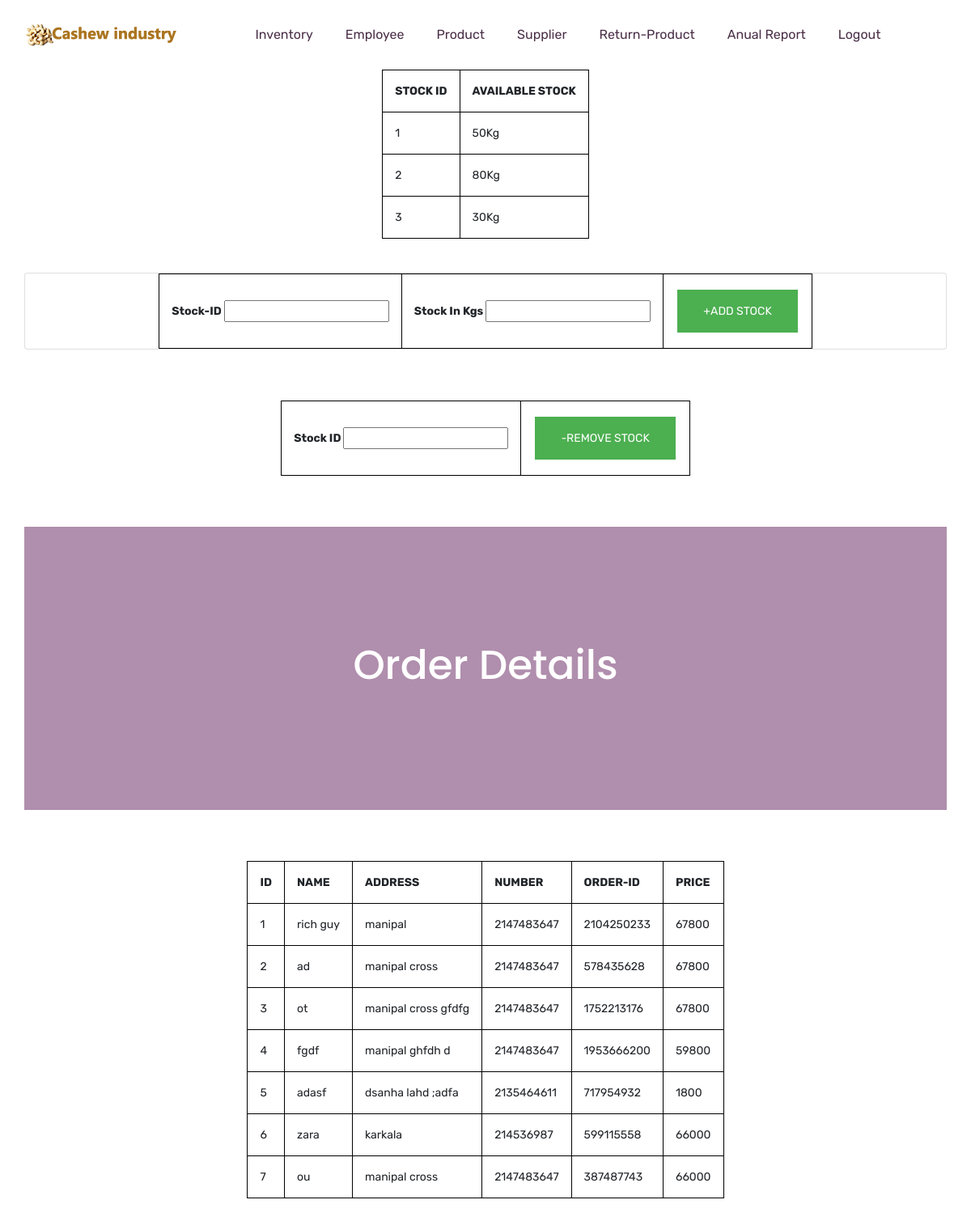
Page /admin/stock.php on the committed database.
### tables this page shows
CREATE TABLE `stock` (
  `st_pt_id` int(50) NOT NULL,
  `available_st` int(50) NOT NULL
);

CREATE TABLE `user` (
  `id` int(50) NOT NULL,
  `price` int(50) NOT NULL,
  `user_name` varchar(50) NOT NULL,
  `address` varchar(50) NOT NULL,
  `mobile` int(50) NOT NULL,
  `order_id` int(50) NOT NULL,
  `password` varchar(50) NOT NULL
);

### admin/stock.php (the view, shortened to what this page needs)
<!doctype html>
<html lang="zxx">
<head>
    <link rel="stylesheet" href="css/bootstrap.min.css">
    <link rel="stylesheet" href="css/animate.css">
    <link rel="stylesheet" href="css/owl.carousel.min.css">
    <link rel="stylesheet" href="css/all.css">
    <link rel="stylesheet" href="css/flaticon.css">
    <link rel="stylesheet" href="css/themify-icons.css">
    <link rel="stylesheet" href="css/magnific-popup.css">
    <link rel="stylesheet" href="css/slick.css">
    <link rel="stylesheet" href="css/style.css">
</head>
<body>
    <header class="main_menu home_menu">
        <div class="container">
            <div class="row align-items-center justify-content-center">
                <div class="col-lg-12">
                    <nav class="navbar navbar-expand-lg navbar-light">
                        <a class="navbar-brand" href="index.html"> <img src="img/logo.png" alt="logo"> </a>
                        <div class="collapse navbar-collapse main-menu-item" id="navbarSupportedContent">
                            <ul class="navbar-nav">
                                <li class="nav-item">
                                    <a class="nav-link" href="stock.php">Inventory</a>
                                </li>
                                <li class="nav-item">
                                    <a class="nav-link" href="employee.php">Employee</a>
                                </li>
                                <li class="nav-item">
                                    <a class="nav-link" href="product.php">Product</a>
                                </li>
                                <li class="nav-item">
                                    <a class="nav-link" href="report.php">Supplier</a>
                                </li>
                                <li class="nav-item">
                                    <a class="nav-link" href="return.php">Return-Product</a>
                                </li>
                                <li class="nav-item">
                                    <a class="nav-link" href="anual-report.php">Anual Report</a>
                                </li>
                                <li class="nav-item">
                                    <a class="nav-link" href="logout.php">Logout</a>
                                </li>
                            </ul>
                        </div>
                    </nav>
                </div>
            </div>
        </div>
    </header>
<?php
$servername = "localhost";
$username = "root";
$password = "";
$dbname = "project";
$conn = new mysqli($servername, $username, $password, $dbname);
$sql = "SELECT st_pt_id,available_st FROM stock";
$result = $conn->query($sql);
if ($result->num_rows > 0) {
   echo "<table class=center><tr><th>STOCK ID</th><th>AVAILABLE STOCK</th></tr>";
  while($row = $result->fetch_assoc()) {
    echo "<tr><td>".$row["st_pt_id"]."</td><td>".$row["available_st"]."Kg</td></tr>";
  }
  echo "</table>";
} else {
  echo "0 results";
}
?>
		<div class="container-fluid " >
			<div class="col-lg-12">
				<br />
				<br />
				<div class="card">
                        <form method = 'POST' action = 'add-stock.php'>
                <table class=center>
                        <tr><th>
		                Stock-ID
		                <input type="number" name="st_pt_id" >
		                </th><th>
                        Stock In Kgs
		                <input type="number" name="available_st" >
		                </th><th>
                        <input type="submit" name="stock" value="+ADD STOCK">
		                </th></tr>
                        </form>
                  </div>
                  <br>
                  <br>
                  <br>
                <form method = 'POST' action = 'remove-stock.php'>
                <table class=center>
                        <tr><th>
		                Stock ID
		                <input type="number" name="st_pt_id">
		                </th><th>
                        <input type="submit" name="rstock" value="-REMOVE STOCK">
		                </th></tr>
                        </form>
						<br>
                  <br>
                  <br>
             <section class="breadcrumb_part">
        <div class="container">
            <div class="row">
                <div class="col-lg-12">
                    <div class="breadcrumb_iner">
                        <h2>Order Details</h2>
                    </div>
                </div>
            </div>
        </div>
    </section>
	<br>
                  <br>
                  <br>
<?php
$servername = "localhost";
$username = "root";
$password = "";
$dbname = "project";
$conn = new mysqli($servername, $username, $password, $dbname);
$sql = "SELECT id, user_name,address,mobile,order_id,price FROM user";
$ch = $conn->query($sql);
if ($ch->num_rows > 0) {
   echo "<table class=center><tr><th>ID</th><th>NAME</th><th>ADDRESS</th><th>NUMBER</th><th>ORDER-ID</th><th>PRICE</th></tr>";
  while($row = $ch->fetch_assoc()) {
    echo "<tr><td>".$row["id"]."</td><td>".$row["user_name"]."</td><td> ".$row["address"]."</td><td> ".$row["mobile"]."</td><td> ".$row["order_id"]."</td><td> ".$row["price"]."</td></tr>";
  }
  echo "</table>";
} else {
  echo "0 results";
}
?>
<footer class="footer_part">
        <div class="footer_iner">
        </div>
    </footer>
</body>
</html>

### admin/stock.php (style rules this page uses)
table, th, td { border: 1px solid black; padding: 5px; }
table { border-spacing: 15px; }
.center { margin-left: auto; margin-right: auto; }
th, td { padding: 15px; }
input[type=submit] { background-color: #4CAF50; border: none; color: white; padding: 16px 32px; text-decoration: none; margin: 4px 2px; cursor: pointer; }

### rows in the picture
stock: st_pt_id "1", available_st "50"
stock: st_pt_id "2", available_st "80"
stock: st_pt_id "3", available_st "30"
user: id "1", user_name "rich guy", address "manipal", mobile "2147483647", order "2104250233", price "67800"
user: id "2", user_name "ad", address "manipal cross", mobile "2147483647", order "578435628", price "67800"
user: id "3", user_name "ot", address "manipal cross gfdfg", mobile "2147483647", order "1752213176", price "67800"
user: id "4", user_name "fgdf", address "manipal ghfdh d", mobile "2147483647", order "1953666200", price "59800"
user: id "5", user_name "adasf", address "dsanha lahd ;adfa", mobile "2135464611", order "717954932", price "1800"
user: id "6", user_name "zara", address "karkala", mobile "214536987", order "599115558", price "66000"
user: id "7", user_name "ou", address "manipal cross", mobile "2147483647", order "387487743", price "66000"
